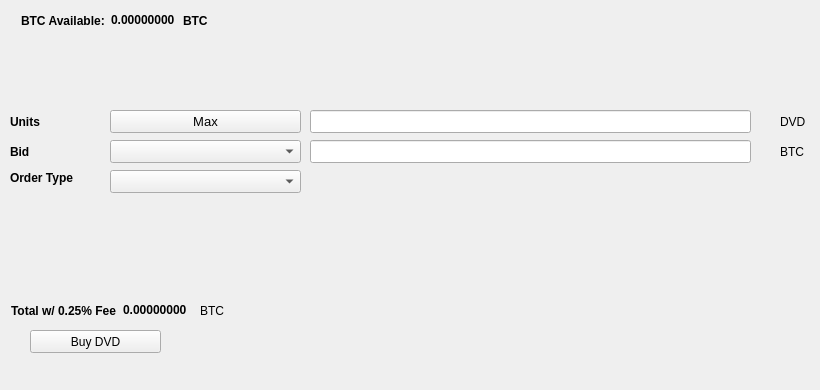
   <widget class="QWidget" name="BuyTab">
    <attribute name="title">
     <string>Buy</string>
    </attribute>
    <widget class="QPushButton" name="BuyDVD">
     <property name="geometry">
      <rect>
       <x>30</x>
       <y>330</y>
       <width>131</width>
       <height>23</height>
      </rect>
     </property>
     <property name="text">
      <string>Buy DVD</string>
     </property>
     <property name="icon">
      <iconset resource="../dividend.qrc">
       <normaloff>:/icons/bitcoin</normaloff>:/icons/bitcoin</iconset>
     </property>
    </widget>
    <widget class="QLabel" name="label_3">
     <property name="geometry">
      <rect>
       <x>10</x>
       <y>110</y>
       <width>46</width>
       <height>23</height>
      </rect>
     </property>
     <property name="font">
      <font>
       <weight>75</weight>
       <bold>true</bold>
      </font>
     </property>
     <property name="text">
      <string>Units</string>
     </property>
    </widget>
    <widget class="QLineEdit" name="UnitsInput">
     <property name="geometry">
      <rect>
       <x>310</x>
       <y>110</y>
       <width>441</width>
       <height>23</height>
      </rect>
     </property>
     <property name="font">
      <font>
       <pointsize>9</pointsize>
       <weight>75</weight>
       <bold>true</bold>
      </font>
     </property>
    </widget>
    <widget class="QLineEdit" name="BuyBidPriceEdit">
     <property name="geometry">
      <rect>
       <x>310</x>
       <y>140</y>
       <width>441</width>
       <height>23</height>
      </rect>
     </property>
     <property name="font">
      <font>
       <pointsize>9</pointsize>
       <weight>75</weight>
       <bold>true</bold>
      </font>
     </property>
    </widget>
    <widget class="QLabel" name="label_4">
     <property name="geometry">
      <rect>
       <x>780</x>
       <y>110</y>
       <width>31</width>
       <height>23</height>
      </rect>
     </property>
     <property name="text">
      <string>DVD</string>
     </property>
    </widget>
    <widget class="QLabel" name="label_5">
     <property name="geometry">
      <rect>
       <x>780</x>
       <y>140</y>
       <width>31</width>
       <height>23</height>
      </rect>
     </property>
     <property name="text">
      <string>BTC</string>
     </property>
    </widget>
    <widget class="QLabel" name="label_6">
     <property name="geometry">
      <rect>
       <x>10</x>
       <y>140</y>
       <width>46</width>
       <height>23</height>
      </rect>
     </property>
     <property name="font">
      <font>
       <weight>75</weight>
       <bold>true</bold>
      </font>
     </property>
     <property name="text">
      <string>Bid</string>
     </property>
    </widget>
    <widget class="QLabel" name="label_7">
     <property name="geometry">
      <rect>
       <x>10</x>
       <y>170</y>
       <width>91</width>
       <height>16</height>
      </rect>
     </property>
     <property name="font">
      <font>
       <weight>75</weight>
       <bold>true</bold>
      </font>
     </property>
     <property name="text">
      <string>Order Type</string>
     </property>
    </widget>
    <widget class="QPushButton" name="Buy_Max_Amount">
     <property name="geometry">
      <rect>
       <x>110</x>
       <y>110</y>
       <width>191</width>
       <height>23</height>
      </rect>
     </property>
     <property name="font">
      <font>
       <pointsize>10</pointsize>
      </font>
     </property>
     <property name="text">
      <string>Max</string>
     </property>
    </widget>
    <widget class="QComboBox" name="BuyBidcomboBox">
     <property name="geometry">
      <rect>
       <x>110</x>
       <y>140</y>
       <width>191</width>
       <height>23</height>
      </rect>
     </property>
     <property name="font">
      <font>
       <pointsize>10</pointsize>
      </font>
     </property>
    </widget>
    <widget class="QComboBox" name="buyOrdertypeCombo">
     <property name="geometry">
      <rect>
       <x>110</x>
       <y>170</y>
       <width>191</width>
       <height>23</height>
      </rect>
     </property>
     <property name="font">
      <font>
       <pointsize>10</pointsize>
      </font>
     </property>
    </widget>
    <widget class="QWidget" name="layoutWidget1">
     <property name="geometry">
      <rect>
       <x>21</x>
       <y>11</y>
       <width>227</width>
       <height>19</height>
      </rect>
     </property>
     <layout class="QHBoxLayout" name="horizontalLayout_3">
      <item>
       <widget class="QLabel" name="label232">
        <property name="font">
         <font>
          <weight>75</weight>
          <bold>true</bold>
         </font>
        </property>
        <property name="text">
         <string>BTC Available:</string>
        </property>
       </widget>
      </item>
      <item>
       <widget class="QLabel" name="BtcAvailableLbl">
        <property name="palette">
         <palette>
          <active>
           <colorrole role="WindowText">
            <brush brushstyle="SolidPattern">
             <color alpha="255">
              <red>0</red>
              <green>0</green>
              <blue>0</blue>
             </color>
            </brush>
           </colorrole>
           <colorrole role="Button">
            <brush brushstyle="SolidPattern">
             <color alpha="255">
              <red>0</red>
              <green>170</green>
              <blue>0</blue>
             </color>
            </brush>
           </colorrole>
           <colorrole role="Light">
            <brush brushstyle="SolidPattern">
             <color alpha="255">
              <red>0</red>
              <green>255</green>
              <blue>0</blue>
             </color>
            </brush>
           </colorrole>
           <colorrole role="Midlight">
            <brush brushstyle="SolidPattern">
             <color alpha="255">
              <red>0</red>
              <green>212</green>
              <blue>0</blue>
             </color>
            </brush>
           </colorrole>
           <colorrole role="Dark">
            <brush brushstyle="SolidPattern">
             <color alpha="255">
              <red>0</red>
              <green>85</green>
              <blue>0</blue>
             </color>
            </brush>
           </colorrole>
           <colorrole role="Mid">
            <brush brushstyle="SolidPattern">
             <color alpha="255">
              <red>0</red>
              <green>113</green>
              <blue>0</blue>
             </color>
            </brush>
           </colorrole>
           <colorrole role="Text">
            <brush brushstyle="SolidPattern">
             <color alpha="255">
              <red>0</red>
              <green>170</green>
              <blue>0</blue>
             </color>
            </brush>
           </colorrole>
           <colorrole role="BrightText">
            <brush brushstyle="SolidPattern">
             <color alpha="255">
              <red>255</red>
              <green>255</green>
              <blue>255</blue>
             </color>
            </brush>
           </colorrole>
           <colorrole role="ButtonText">
            <brush brushstyle="SolidPattern">
             <color alpha="255">
              <red>0</red>
              <green>0</green>
              <blue>0</blue>
             </color>
            </brush>
           </colorrole>
           <colorrole role="Base">
            <brush brushstyle="SolidPattern">
             <color alpha="255">
              <red>255</red>
              <green>255</green>
              <blue>255</blue>
             </color>
            </brush>
           </colorrole>
           <colorrole role="Window">
            <brush brushstyle="SolidPattern">
             <color alpha="255">
              <red>0</red>
              <green>170</green>
              <blue>0</blue>
             </color>
            </brush>
           </colorrole>
           <colorrole role="Shadow">
            <brush brushstyle="SolidPattern">
             <color alpha="255">
              <red>0</red>
              <green>0</green>
              <blue>0</blue>
             </color>
            </brush>
           </colorrole>
           <colorrole role="AlternateBase">
            <brush brushstyle="SolidPattern">
             <color alpha="255">
              <red>127</red>
              <green>212</green>
              <blue>127</blue>
             </color>
            </brush>
           </colorrole>
           <colorrole role="ToolTipBase">
            <brush brushstyle="SolidPattern">
             <color alpha="255">
              <red>255</red>
              <green>255</green>
              <blue>220</blue>
             </color>
            </brush>
           </colorrole>
           <colorrole role="ToolTipText">
            <brush brushstyle="SolidPattern">
             <color alpha="255">
              <red>0</red>
              <green>0</green>
              <blue>0</blue>
             </color>
            </brush>
           </colorrole>
          </active>
          <inactive>
           <colorrole role="WindowText">
            <brush brushstyle="SolidPattern">
             <color alpha="255">
              <red>0</red>
              <green>0</green>
              <blue>0</blue>
             </color>
            </brush>
           </colorrole>
           <colorrole role="Button">
            <brush brushstyle="SolidPattern">
             <color alpha="255">
              <red>0</red>
              <green>170</green>
              <blue>0</blue>
             </color>
            </brush>
           </colorrole>
           <colorrole role="Light">
            <brush brushstyle="SolidPattern">
             <color alpha="255">
              <red>0</red>
              <green>255</green>
              <blue>0</blue>
             </color>
            </brush>
           </colorrole>
           <colorrole role="Midlight">
            <brush brushstyle="SolidPattern">
             <color alpha="255">
              <red>0</red>
              <green>212</green>
              <blue>0</blue>
             </color>
            </brush>
           </colorrole>
           <colorrole role="Dark">
            <brush brushstyle="SolidPattern">
             <color alpha="255">
              <red>0</red>
              <green>85</green>
              <blue>0</blue>
             </color>
            </brush>
           </colorrole>
           <colorrole role="Mid">
            <brush brushstyle="SolidPattern">
             <color alpha="255">
              <red>0</red>
              <green>113</green>
              <blue>0</blue>
             </color>
            </brush>
           </colorrole>
           <colorrole role="Text">
            <brush brushstyle="SolidPattern">
             <color alpha="255">
              <red>0</red>
              <green>170</green>
              <blue>0</blue>
             </color>
            </brush>
           </colorrole>
           <colorrole role="BrightText">
            <brush brushstyle="SolidPattern">
             <color alpha="255">
              <red>255</red>
              <green>255</green>
              <blue>255</blue>
             </color>
            </brush>
           </colorrole>
           <colorrole role="ButtonText">
            <brush brushstyle="SolidPattern">
             <color alpha="255">
              <red>0</red>
              <green>0</green>
              <blue>0</blue>
             </color>
            </brush>
           </colorrole>
           <colorrole role="Base">
            <brush brushstyle="SolidPattern">
             <color alpha="255">
              <red>255</red>
              <green>255</green>
              <blue>255</blue>
             </color>
            </brush>
           </colorrole>
           <colorrole role="Window">
            <brush brushstyle="SolidPattern">
             <color alpha="255">
              <red>0</red>
              <green>170</green>
              <blue>0</blue>
             </color>
            </brush>
           </colorrole>
           <colorrole role="Shadow">
            <brush brushstyle="SolidPattern">
             <color alpha="255">
              <red>0</red>
              <green>0</green>
              <blue>0</blue>
             </color>
            </brush>
           </colorrole>
           <colorrole role="AlternateBase">
            <brush brushstyle="SolidPattern">
             <color alpha="255">
              <red>127</red>
              <green>212</green>
              <blue>127</blue>
             </color>
            </brush>
           </colorrole>
           <colorrole role="ToolTipBase">
            <brush brushstyle="SolidPattern">
             <color alpha="255">
              <red>255</red>
              <green>255</green>
              <blue>220</blue>
             </color>
            </brush>
           </colorrole>
           <colorrole role="ToolTipText">
            <brush brushstyle="SolidPattern">
             <color alpha="255">
              <red>0</red>
              <green>0</green>
              <blue>0</blue>
             </color>
            </brush>
           </colorrole>
          </inactive>
          <disabled>
           <colorrole role="WindowText">
            <brush brushstyle="SolidPattern">
             <color alpha="255">
              <red>0</red>
              <green>85</green>
              <blue>0</blue>
             </color>
            </brush>
           </colorrole>
           <colorrole role="Button">
            <brush brushstyle="SolidPattern">
             <color alpha="255">
              <red>0</red>
              <green>170</green>
              <blue>0</blue>
             </color>
            </brush>
           </colorrole>
           <colorrole role="Light">
            <brush brushstyle="SolidPattern">
             <color alpha="255">
              <red>0</red>
              <green>255</green>
              <blue>0</blue>
             </color>
            </brush>
           </colorrole>
           <colorrole role="Midlight">
            <brush brushstyle="SolidPattern">
             <color alpha="255">
              <red>0</red>
              <green>212</green>
              <blue>0</blue>
             </color>
            </brush>
           </colorrole>
           <colorrole role="Dark">
            <brush brushstyle="SolidPattern">
             <color alpha="255">
              <red>0</red>
              <green>85</green>
              <blue>0</blue>
             </color>
            </brush>
           </colorrole>
           <colorrole role="Mid">
            <brush brushstyle="SolidPattern">
             <color alpha="255">
              <red>0</red>
              <green>113</green>
              <blue>0</blue>
             </color>
            </brush>
           </colorrole>
           <colorrole role="Text">
            <brush brushstyle="SolidPattern">
             <color alpha="255">
              <red>0</red>
              <green>85</green>
              <blue>0</blue>
             </color>
            </brush>
           </colorrole>
           <colorrole role="BrightText">
            <brush brushstyle="SolidPattern">
             <color alpha="255">
              <red>255</red>
              <green>255</green>
              <blue>255</blue>
             </color>
            </brush>
           </colorrole>
           <colorrole role="ButtonText">
            <brush brushstyle="SolidPattern">
             <color alpha="255">
              <red>0</red>
              <green>85</green>
              <blue>0</blue>
             </color>
            </brush>
           </colorrole>
           <colorrole role="Base">
            <brush brushstyle="SolidPattern">
             <color alpha="255">
              <red>0</red>
              <green>170</green>
              <blue>0</blue>
             </color>
            </brush>
           </colorrole>
           <colorrole role="Window">
            <brush brushstyle="SolidPattern">
             <color alpha="255">
              <red>0</red>
              <green>170</green>
              <blue>0</blue>
             </color>
            </brush>
           </colorrole>
           <colorrole role="Shadow">
            <brush brushstyle="SolidPattern">
             <color alpha="255">
              <red>0</red>
              <green>0</green>
              <blue>0</blue>
             </color>
            </brush>
           </colorrole>
           <colorrole role="AlternateBase">
            <brush brushstyle="SolidPattern">
             <color alpha="255">
              <red>0</red>
              <green>170</green>
              <blue>0</blue>
             </color>
            </brush>
           </colorrole>
           <colorrole role="ToolTipBase">
            <brush brushstyle="SolidPattern">
             <color alpha="255">
              <red>255</red>
              <green>255</green>
              <blue>220</blue>
             </color>
            </brush>
           </colorrole>
           <colorrole role="ToolTipText">
            <brush brushstyle="SolidPattern">
             <color alpha="255">
              <red>0</red>
              <green>0</green>
              <blue>0</blue>
             </color>
            </brush>
           </colorrole>
          </disabled>
         </palette>
        </property>
        <property name="font">
         <font>
          <weight>75</weight>
          <bold>true</bold>
         </font>
        </property>
        <property name="text">
         <string>0.00000000</string>
        </property>
        <property name="textInteractionFlags">
         <set>Qt::LinksAccessibleByMouse|Qt::TextSelectableByKeyboard|Qt::TextSelectableByMouse</set>
        </property>
       </widget>
      </item>
      <item>
       <widget class="QLabel" name="BtcAvailableLbl_2">
        <property name="font">
         <font>
          <weight>75</weight>
          <bold>true</bold>
         </font>
        </property>
        <property name="text">
         <string>BTC</string>
        </property>
       </widget>
      </item>
     </layout>
    </widget>
    <widget class="QWidget" name="layoutWidge2">
     <property name="geometry">
      <rect>
       <x>11</x>
       <y>301</y>
       <width>259</width>
       <height>19</height>
      </rect>
     </property>
     <layout class="QHBoxLayout" name="horizontalLayout_4">
      <item>
       <widget class="QLabel" name="label_9">
        <property name="font">
         <font>
          <weight>75</weight>
          <bold>true</bold>
         </font>
        </property>
        <property name="text">
         <string>Total w/ 0.25% Fee</string>
        </property>
       </widget>
      </item>
      <item>
       <widget class="QLabel" name="BuyCostLabel">
        <property name="palette">
         <palette>
          <active>
           <colorrole role="WindowText">
            <brush brushstyle="SolidPattern">
             <color alpha="255">
              <red>0</red>
              <green>0</green>
              <blue>0</blue>
             </color>
            </brush>
           </colorrole>
           <colorrole role="Button">
            <brush brushstyle="SolidPattern">
             <color alpha="255">
              <red>0</red>
              <green>170</green>
              <blue>0</blue>
             </color>
            </brush>
           </colorrole>
           <colorrole role="Light">
            <brush brushstyle="SolidPattern">
             <color alpha="255">
              <red>0</red>
              <green>255</green>
              <blue>0</blue>
             </color>
            </brush>
           </colorrole>
           <colorrole role="Midlight">
            <brush brushstyle="SolidPattern">
             <color alpha="255">
              <red>0</red>
              <green>212</green>
              <blue>0</blue>
             </color>
            </brush>
           </colorrole>
           <colorrole role="Dark">
            <brush brushstyle="SolidPattern">
             <color alpha="255">
              <red>0</red>
              <green>85</green>
              <blue>0</blue>
             </color>
            </brush>
           </colorrole>
           <colorrole role="Mid">
            <brush brushstyle="SolidPattern">
             <color alpha="255">
              <red>0</red>
              <green>113</green>
              <blue>0</blue>
             </color>
            </brush>
           </colorrole>
           <colorrole role="Text">
            <brush brushstyle="SolidPattern">
             <color alpha="255">
              <red>0</red>
              <green>170</green>
              <blue>0</blue>
             </color>
            </brush>
           </colorrole>
           <colorrole role="BrightText">
            <brush brushstyle="SolidPattern">
             <color alpha="255">
              <red>255</red>
              <green>255</green>
              <blue>255</blue>
             </color>
            </brush>
           </colorrole>
           <colorrole role="ButtonText">
            <brush brushstyle="SolidPattern">
             <color alpha="255">
              <red>0</red>
              <green>0</green>
              <blue>0</blue>
             </color>
            </brush>
           </colorrole>
           <colorrole role="Base">
            <brush brushstyle="SolidPattern">
             <color alpha="255">
              <red>255</red>
              <green>255</green>
              <blue>255</blue>
             </color>
            </brush>
           </colorrole>
           <colorrole role="Window">
            <brush brushstyle="SolidPattern">
             <color alpha="255">
              <red>0</red>
              <green>170</green>
              <blue>0</blue>
             </color>
            </brush>
           </colorrole>
           <colorrole role="Shadow">
            <brush brushstyle="SolidPattern">
             <color alpha="255">
              <red>0</red>
              <green>0</green>
              <blue>0</blue>
             </color>
            </brush>
           </colorrole>
           <colorrole role="AlternateBase">
            <brush brushstyle="SolidPattern">
             <color alpha="255">
              <red>127</red>
              <green>212</green>
              <blue>127</blue>
             </color>
            </brush>
           </colorrole>
           <colorrole role="ToolTipBase">
            <brush brushstyle="SolidPattern">
             <color alpha="255">
              <red>255</red>
              <green>255</green>
              <blue>220</blue>
             </color>
            </brush>
           </colorrole>
           <colorrole role="ToolTipText">
            <brush brushstyle="SolidPattern">
             <color alpha="255">
              <red>0</red>
              <green>0</green>
              <blue>0</blue>
             </color>
            </brush>
           </colorrole>
          </active>
          <inactive>
           <colorrole role="WindowText">
            <brush brushstyle="SolidPattern">
             <color alpha="255">
              <red>0</red>
              <green>0</green>
              <blue>0</blue>
             </color>
            </brush>
           </colorrole>
           <colorrole role="Button">
            <brush brushstyle="SolidPattern">
             <color alpha="255">
              <red>0</red>
              <green>170</green>
              <blue>0</blue>
             </color>
            </brush>
           </colorrole>
           <colorrole role="Light">
            <brush brushstyle="SolidPattern">
             <color alpha="255">
              <red>0</red>
              <green>255</green>
              <blue>0</blue>
             </color>
            </brush>
           </colorrole>
           <colorrole role="Midlight">
            <brush brushstyle="SolidPattern">
             <color alpha="255">
              <red>0</red>
              <green>212</green>
              <blue>0</blue>
             </color>
            </brush>
           </colorrole>
           <colorrole role="Dark">
            <brush brushstyle="SolidPattern">
             <color alpha="255">
              <red>0</red>
              <green>85</green>
              <blue>0</blue>
             </color>
            </brush>
           </colorrole>
           <colorrole role="Mid">
            <brush brushstyle="SolidPattern">
             <color alpha="255">
              <red>0</red>
              <green>113</green>
              <blue>0</blue>
             </color>
            </brush>
           </colorrole>
           <colorrole role="Text">
            <brush brushstyle="SolidPattern">
             <color alpha="255">
              <red>0</red>
              <green>170</green>
              <blue>0</blue>
             </color>
            </brush>
           </colorrole>
           <colorrole role="BrightText">
            <brush brushstyle="SolidPattern">
             <color alpha="255">
              <red>255</red>
              <green>255</green>
              <blue>255</blue>
             </color>
            </brush>
           </colorrole>
           <colorrole role="ButtonText">
            <brush brushstyle="SolidPattern">
             <color alpha="255">
              <red>0</red>
              <green>0</green>
              <blue>0</blue>
             </color>
            </brush>
           </colorrole>
           <colorrole role="Base">
            <brush brushstyle="SolidPattern">
             <color alpha="255">
              <red>255</red>
              <green>255</green>
              <blue>255</blue>
             </color>
            </brush>
           </colorrole>
           <colorrole role="Window">
            <brush brushstyle="SolidPattern">
             <color alpha="255">
              <red>0</red>
              <green>170</green>
              <blue>0</blue>
             </color>
            </brush>
           </colorrole>
           <colorrole role="Shadow">
            <brush brushstyle="SolidPattern">
             <color alpha="255">
              <red>0</red>
              <green>0</green>
              <blue>0</blue>
             </color>
            </brush>
           </colorrole>
           <colorrole role="AlternateBase">
            <brush brushstyle="SolidPattern">
             <color alpha="255">
              <red>127</red>
              <green>212</green>
              <blue>127</blue>
             </color>
            </brush>
           </colorrole>
           <colorrole role="ToolTipBase">
            <brush brushstyle="SolidPattern">
             <color alpha="255">
              <red>255</red>
              <green>255</green>
              <blue>220</blue>
             </color>
            </brush>
           </colorrole>
           <colorrole role="ToolTipText">
            <brush brushstyle="SolidPattern">
             <color alpha="255">
              <red>0</red>
              <green>0</green>
              <blue>0</blue>
             </color>
            </brush>
           </colorrole>
          </inactive>
          <disabled>
           <colorrole role="WindowText">
            <brush brushstyle="SolidPattern">
             <color alpha="255">
              <red>0</red>
              <green>85</green>
              <blue>0</blue>
             </color>
            </brush>
           </colorrole>
           <colorrole role="Button">
            <brush brushstyle="SolidPattern">
             <color alpha="255">
              <red>0</red>
              <green>170</green>
              <blue>0</blue>
             </color>
            </brush>
           </colorrole>
           <colorrole role="Light">
            <brush brushstyle="SolidPattern">
             <color alpha="255">
              <red>0</red>
              <green>255</green>
              <blue>0</blue>
             </color>
            </brush>
           </colorrole>
           <colorrole role="Midlight">
            <brush brushstyle="SolidPattern">
             <color alpha="255">
              <red>0</red>
              <green>212</green>
              <blue>0</blue>
             </color>
            </brush>
           </colorrole>
           <colorrole role="Dark">
            <brush brushstyle="SolidPattern">
             <color alpha="255">
              <red>0</red>
              <green>85</green>
              <blue>0</blue>
             </color>
            </brush>
           </colorrole>
           <colorrole role="Mid">
            <brush brushstyle="SolidPattern">
             <color alpha="255">
              <red>0</red>
              <green>113</green>
              <blue>0</blue>
             </color>
            </brush>
           </colorrole>
           <colorrole role="Text">
            <brush brushstyle="SolidPattern">
             <color alpha="255">
              <red>0</red>
              <green>85</green>
              <blue>0</blue>
             </color>
            </brush>
           </colorrole>
           <colorrole role="BrightText">
            <brush brushstyle="SolidPattern">
             <color alpha="255">
              <red>255</red>
              <green>255</green>
              <blue>255</blue>
             </color>
            </brush>
           </colorrole>
           <colorrole role="ButtonText">
            <brush brushstyle="SolidPattern">
             <color alpha="255">
              <red>0</red>
              <green>85</green>
              <blue>0</blue>
             </color>
            </brush>
           </colorrole>
           <colorrole role="Base">
            <brush brushstyle="SolidPattern">
             <color alpha="255">
              <red>0</red>
              <green>170</green>
              <blue>0</blue>
             </color>
            </brush>
           </colorrole>
           <colorrole role="Window">
            <brush brushstyle="SolidPattern">
             <color alpha="255">
              <red>0</red>
              <green>170</green>
              <blue>0</blue>
             </color>
            </brush>
           </colorrole>
           <colorrole role="Shadow">
            <brush brushstyle="SolidPattern">
             <color alpha="255">
              <red>0</red>
              <green>0</green>
              <blue>0</blue>
             </color>
            </brush>
           </colorrole>
           <colorrole role="AlternateBase">
            <brush brushstyle="SolidPattern">
             <color alpha="255">
              <red>0</red>
              <green>170</green>
              <blue>0</blue>
             </color>
            </brush>
           </colorrole>
           <colorrole role="ToolTipBase">
            <brush brushstyle="SolidPattern">
             <color alpha="255">
              <red>255</red>
              <green>255</green>
              <blue>220</blue>
             </color>
            </brush>
           </colorrole>
           <colorrole role="ToolTipText">
            <brush brushstyle="SolidPattern">
             <color alpha="255">
              <red>0</red>
              <green>0</green>
              <blue>0</blue>
             </color>
            </brush>
           </colorrole>
          </disabled>
         </palette>
        </property>
        <property name="font">
         <font>
          <weight>75</weight>
          <bold>true</bold>
         </font>
        </property>
        <property name="autoFillBackground">
         <bool>false</bool>
        </property>
        <property name="text">
         <string>0.00000000</string>
        </property>
        <property name="textInteractionFlags">
         <set>Qt::LinksAccessibleByMouse|Qt::TextSelectableByMouse</set>
        </property>
       </widget>
      </item>
      <item>
       <widget class="QLabel" name="label_10">
        <property name="font">
         <font>
          <weight>50</weight>
          <bold>false</bold>
         </font>
        </property>
        <property name="text">
         <string>BTC</string>
        </property>
       </widget>
      </item>
     </layout>
    </widget>
    <widget class="QLabel" name="label_24">
     <property name="geometry">
      <rect>
       <x>460</x>
       <y>300</y>
       <width>281</width>
       <height>81</height>
      </rect>
     </property>
     <property name="text">
      <string/>
     </property>
     <property name="pixmap">
      <pixmap>:/images/bittrex</pixmap>
     </property>
    </widget>
   </widget>
